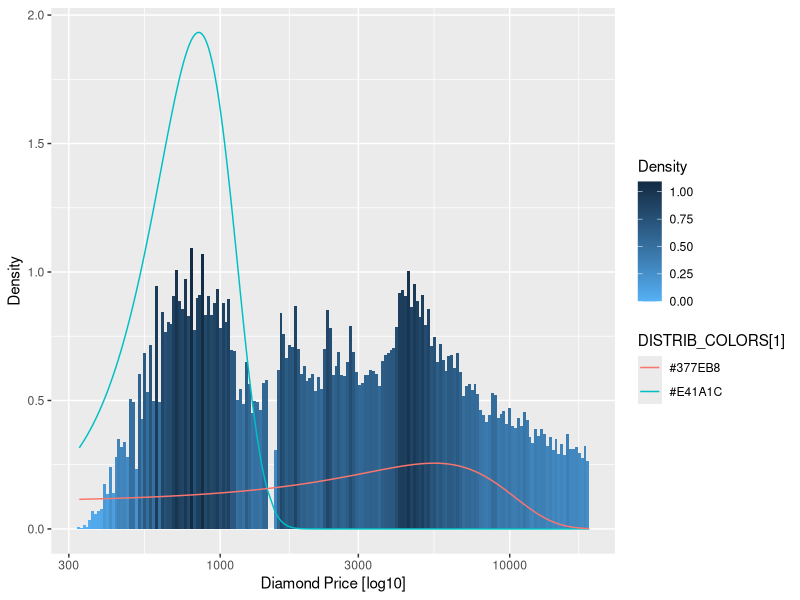

Write the R code that produced this figure.
library(ggplot2)
library(scales)
library(RColorBrewer)
library(mixtools)

NUM_COMPONENTS <- 2

set.seed(12345) # for reproducibility

data(diamonds, package='ggplot2')  # use built-in data
myData <- diamonds$price

# extract 'k' components from mixed distribution 'data'
mix.info <- normalmixEM(myData, k = NUM_COMPONENTS,
                        maxit = 100, epsilon = 0.01)
summary(mix.info)

numComponents <- length(mix.info$sigma)
message("Extracted number of component distributions: ",
        numComponents)

calc.components <- function(x, mix, comp.number) {
  
  mean(x) * mix$lambda[comp.number] *
    dnorm(x, mean = mix$mu[comp.number], sd = mix$sigma[comp.number])
}

# we could select needed number of colors randomly:
#DISTRIB_COLORS <- sample(colors(), numComponents)

# or, better, use a palette with more color differentiation:
DISTRIB_COLORS <- brewer.pal(numComponents, "Set1")

#distComps <- lapply(seq(numComponents), function(i)
#  calc.components(myData, mix.info, i))

# create a data frame with columns consisting of
# calculated values for each component distribution
my.df <- data.frame(comp1 = calc.components(myData, mix.info, 1),
                    comp2 = calc.components(myData, mix.info, 2),
                    data = myData)

g <- ggplot(my.df) +
  scale_fill_continuous("Density", low="#56B1F7", high="#132B43") +
  #scale_x_log10("Diamond Price [log10]",
  #              breaks = trans_breaks("log10", function(x) 10^x),
  #              labels = prettyNum) +
  scale_x_log10("Diamond Price [log10]") +
  scale_y_continuous("Density") +
  geom_histogram(aes(x = data, y = ..density..,
                     fill = ..density..),
                 binwidth = 0.01) +
  geom_line(aes(x = data, y = comp1, color = DISTRIB_COLORS[1])) +
  geom_line(aes(x = data, y = comp2, color = DISTRIB_COLORS[2]))

print(g)

#print(g + distComps)
